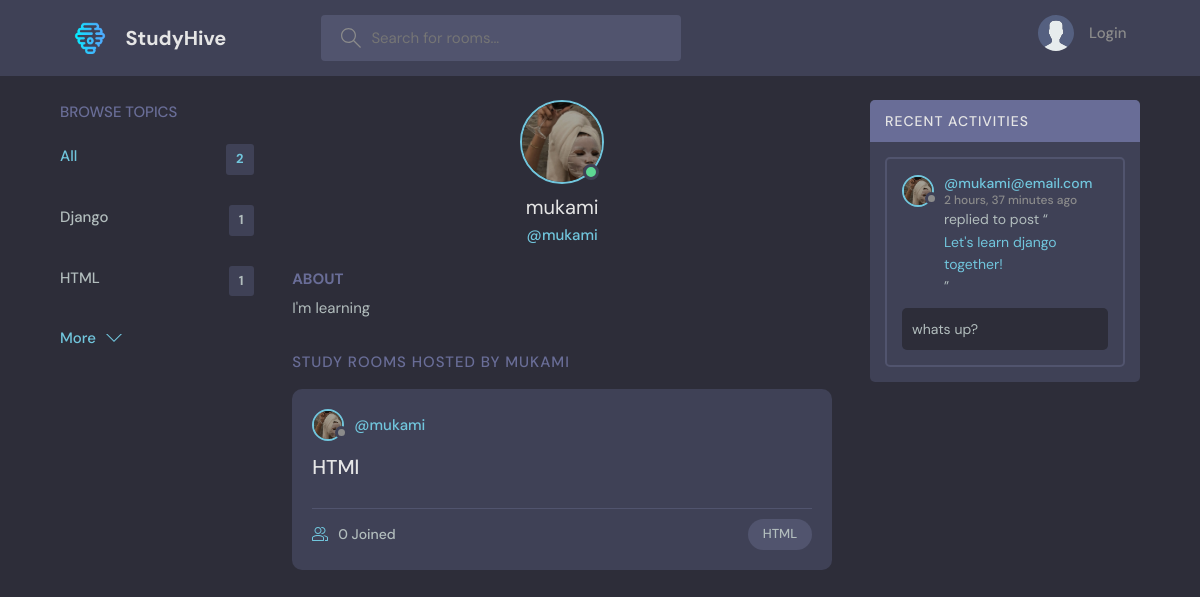
/profile/2/, run on an earlier commit of the app's database.
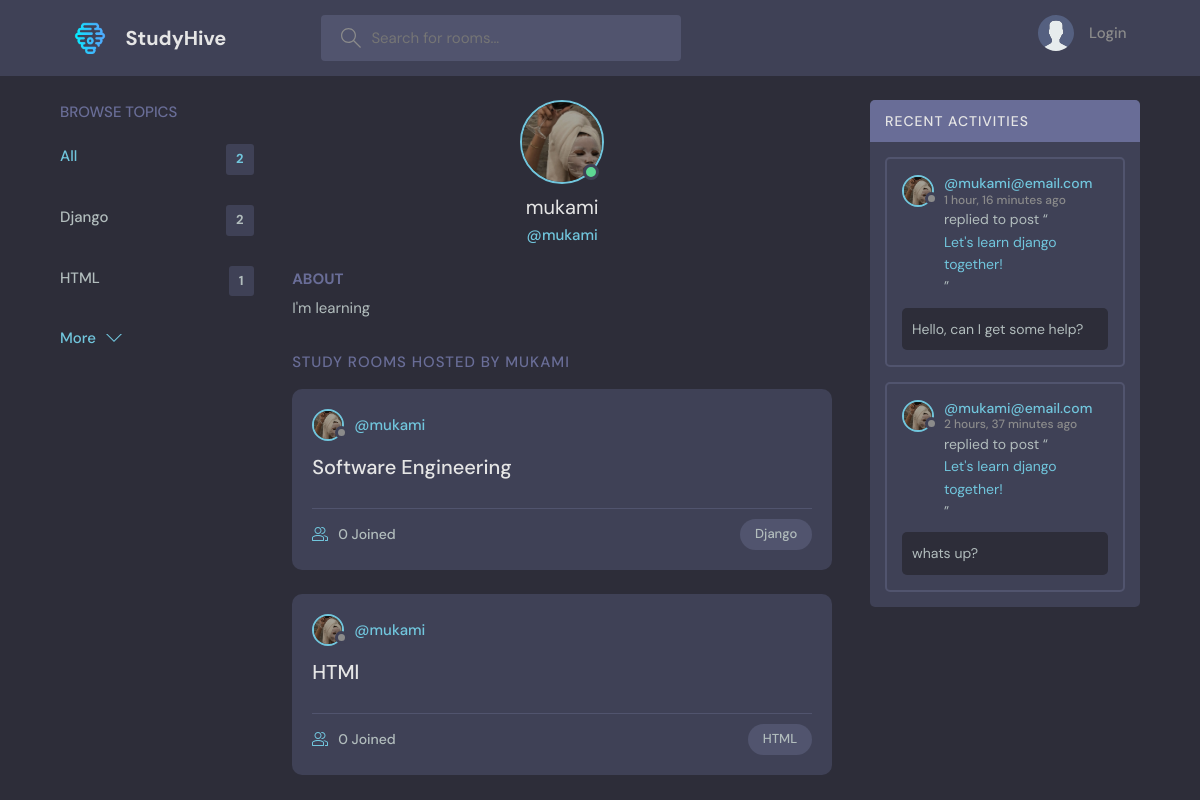
And on a later commit of the database.
### base/models.py (models this page shows, shortened)
class Topic(models.Model):
    name = models.CharField(max_length=200)

class User(AbstractUser):
    name=models.CharField(max_length=200, null=True)
    email = models.EmailField(unique=True, null=True)
    bio = models.TextField(null=True)
    avatar = models.ImageField(null=True, default="avatar.svg")
    USERNAME_FIELD = 'email'
    REQUIRED_FIELDS = []

class Room(models.Model):
    host = models.ForeignKey(User, on_delete=models.SET_NULL, null=True)
    topic = models.ForeignKey(Topic, on_delete=models.SET_NULL, null=True)
    name = models.CharField(max_length=200)
    description = models.TextField(null=True, blank=True)
    participants = models.ManyToManyField(User, related_name='participants', blank=True)
    updated_at = models.DateTimeField(auto_now=True)
    created_at = models.DateTimeField(auto_now_add=True)
    class Meta:
        ordering = ['-updated_at', '-created_at']
    def __str__(self):
        return self.name

class Message(models.Model):
    user = models.ForeignKey(User, on_delete=models.CASCADE)
    room = models.ForeignKey(Room, on_delete=models.CASCADE)
    body = models.TextField()
    updated_at = models.DateTimeField(auto_now=True)
    created_at = models.DateTimeField(auto_now_add=True)
    class Meta:
        ordering = ['-updated_at', '-created_at']

### base/views.py (the view)
# urls.py: path('profile/<str:pk>/', views.userProfile, name="user-profile"),
def userProfile(request, pk):
    user = User.objects.get(id=pk)
    rooms = user.room_set.all()
    room_messages = user.message_set.all()
    topics = Topic.objects.all()
    context = {'user': user, 'rooms': rooms, 'room_messages': room_messages, 'topics': topics}
    return render(request, 'base/profile.html', context)

### base/templates/base/profile.html (shortened to what this page needs)
{% extends 'main.html' %} {% block content %}
  <main class="profile-page layout layout--3">
    <div class="container">
     {% include 'base/topics_component.html' %}
      <div class="roomList">
        <div class="profile">
          <div class="profile__avatar">
            <div class="avatar avatar--large active">
              <img src="{{user.avatar.url}}" />
            </div>
          </div>
          <div class="profile__info">
            <h3>{{user.username}}</h3>
            <p>@{{user.username}}</p>
          </div>
          <div class="profile__about">
            <h3>About</h3>
            <p>
              {{user.bio}}
            </p>
          </div>
        </div>
        <div class="roomList__header">
          <div>
            <h2>Study Rooms Hosted by {{user.username}}</a>
            </h2>
          </div>
        </div>
        {% include 'base/feed_component.html' %}
      </div>
     {% include 'base/activity_component.html' %}
    </div>
  </main>
{% endblock content %}

### templates/main.html (shortened to what this page needs)
<!DOCTYPE html>
{% load static %}
<html lang="en">
  <head>
    <link rel="stylesheet" href="{% static 'styles/style.css' %}" />
  </head>
  <body>
    {% include 'navbar.html' %}  {% block content %} {% endblock %}
  </body>
</html>

### templates/navbar.html (shortened to what this page needs)
{% load static %}
<header class="header header--loggedIn">
  <div class="container">
    <a href="{% url 'home' %}" class="header__logo">
      <img src="{% static 'images/logo1.png' %}" />
      <h1>StudyHive</h1>
    </a>
    <form class="header__search" method="GET" action="{% url 'home' %}">
      <label>
        <input name="q" placeholder="Search for rooms..." />
      </label>
    </form>
    <nav class="header__menu">
      {% if request.user.is_authenticated %}
      <div class="header__user">
        <a href="{% url 'update-user' %}">
          <div class="avatar avatar--medium active">
            <img src="{{request.user.avatar.url}}" />
          </div>
          <p>
            {{request.user.username}} <span>@{{request.user.username}}</span>
          </p>
        </a>
        <button class="dropdown-button">
          <svg
            version="1.1"
            xmlns="http://www.w3.org/2000/svg"
            width="32"
            height="32"
            viewBox="0 0 32 32"
          >
            <title>chevron-down</title>
            <path d="M16 21l-13-13h-3l16 16 16-16h-3l-13 13z"></path>
          </svg>
        </button>
      </div>
      {% else %}
      <a href="{% url 'login' %}">
        <img src="{% static 'images/avatar.svg' %}" />
        <p>Login</p>
      </a>
      {% endif %}
    </nav>
  </div>
</header>

### base/templates/base/topics_component.html
<div class="topics">
  <div class="topics__header">
    <h2>Browse Topics</h2>
  </div>
  <ul class="topics__list">
    <li>
      <a href="{% url 'home' %}" class="active"
        >All <span>{{ topics.count }}</span></a
      >
    </li>
    {% for topic in topics %}
    <li>
      <a href="{% url 'home' %}?q={{topic.name}}"
        >{{topic.name}}<span>{{ topic.room_set.all.count }}</span></a
      >
    </li>
    {% endfor %}
  </ul>
  <a class="btn btn--link" href="{% url 'topics' %}">
    More
    <svg
      version="1.1"
      xmlns="http://www.w3.org/2000/svg"
      width="32"
      height="32"
      viewBox="0 0 32 32"
    >
      <title>chevron-down</title>
      <path d="M16 21l-13-13h-3l16 16 16-16h-3l-13 13z"></path>
    </svg>
  </a>
</div>

### base/templates/base/feed_component.html (shortened to what this page needs)
{% for room in rooms %}
<div class="roomListRoom">
  <div class="roomListRoom__header">
    <a
      href="{% url 'user-profile' room.host.id %}"
      class="roomListRoom__author"
    >
      <div class="avatar avatar--small">
        <img src="{{room.host.avatar.url}}" />
      </div>
      <span>@{{room.host.username}}</span>
    </a>
  </div>
  <div class="roomListRoom__content">
    <a href="{% url 'room' room.id %}">{{ room.name }}</a>
  </div>
  <div class="roomListRoom__meta">
    <a href="{% url 'room' room.id %}" class="roomListRoom__joined">
      {{room.participants.all.count}} Joined
    </a>
    <p class="roomListRoom__topic">{{room.topic.name}}</p>
  </div>
</div>
{% endfor %}

### base/templates/base/activity_component.html (shortened to what this page needs)
<div class="activities">
  <div class="activities__header">
    <h2>Recent Activities</h2>
  </div>
  {% for message in room_messages %}
  <div class="activities__box">
    <div class="activities__boxHeader roomListRoom__header">
      <a
        href="{% url 'user-profile' message.user.id %}"
        class="roomListRoom__author"
      >
        <div class="avatar avatar--small">
          <img src="{{message.user.avatar.url}}" />
        </div>
        <p>
          @{{message.user}}
          <span>{{message.created_at|timesince}} ago</span>
        </p>
      </a>
    </div>
    <div class="activities__boxContent">
      <p>
        replied to post “<a href="{% url 'room' message.room.id %}"
          >{{message.room}}</a
        >”
      </p>
      <div class="activities__boxRoomContent">{{message.body}}</div>
    </div>
  </div>
  {% endfor %}
</div>

What changed in the data, as far as the page shows it:
computed for Topic "Django": room_set.all.count "1" → "2"
added Room: host.avatar (picture), host.username "mukami", name "Software Engineering", participants.all.count "0", topic.name "Django"
added Message: user.avatar (picture), user "mukami@email.com", created_at "1 hour, 16 minutes", room "Let's learn django together!", body "Hello, can I get some help?"
